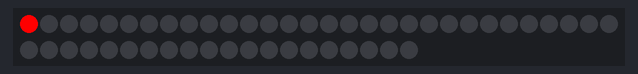
The sketch below on a simulated Arduino Uno, built with avr-gcc and run on an emulated ATmega328P. Parts: 50 RGB LEDs in strip order, left to right, continuing on the next row. Dim RGB values are drawn brighter than linear.

Above: at 0.16 s.
At 5.01 s:
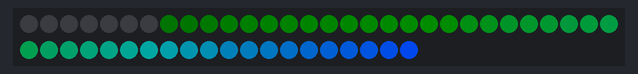
At 9.86 s:
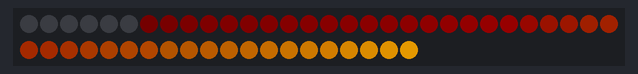
At 19.89 s:
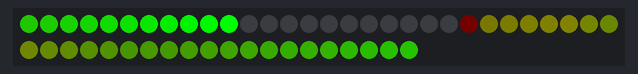
At 29.59 s:
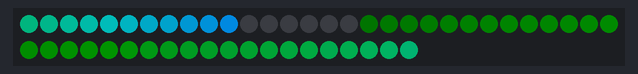
At 39.61 s:
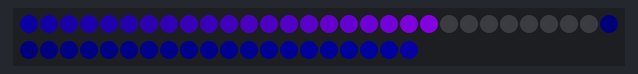

The sketch:

cometTailLED.ino
```cpp
#include <FastLED.h>

#define LED_PIN     7
#define NUM_LEDS    50
#define SPEED       30  // Speed of the comet

CRGB leds[NUM_LEDS];

void setup() {
  FastLED.addLeds<WS2812, LED_PIN, GRB>(leds, NUM_LEDS);
}

void loop() {
  static uint8_t hue = 0;

  for (int i = 0; i < NUM_LEDS; i++) {
    // Fade all LEDs a bit
    fadeToBlackBy(leds, NUM_LEDS, 20);

    // Set the current LED to a bright color
    leds[i] = CHSV(hue++, 255, 255);

    FastLED.show();
    delay(SPEED);
  }
}
```
